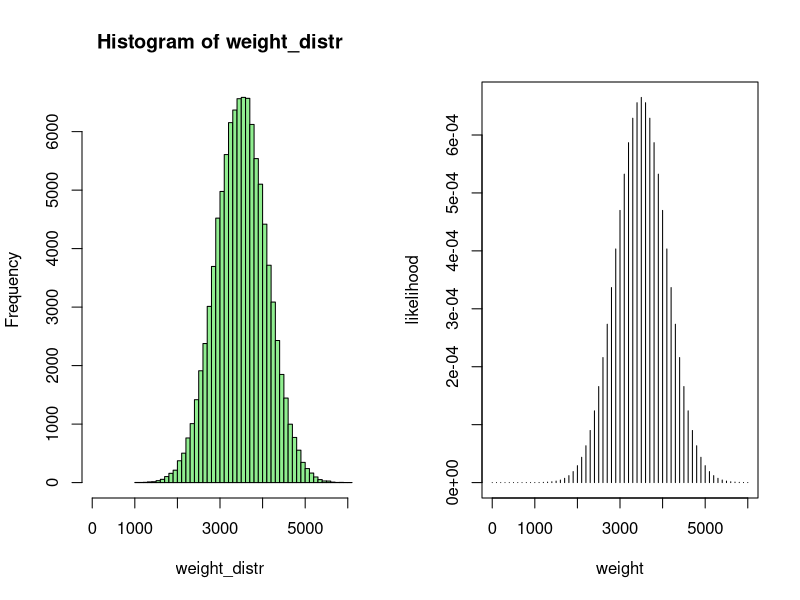
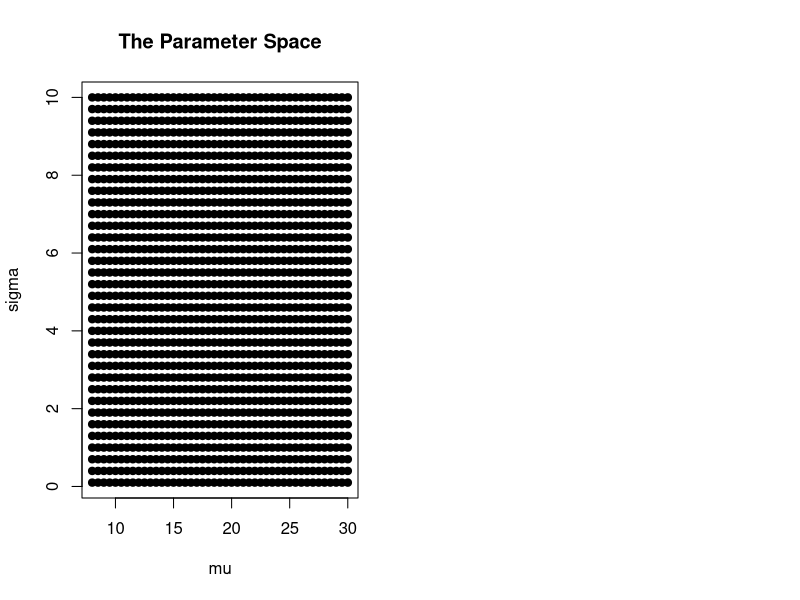

R code for these plots, in order: (Note: this script raises an error after producing the figures.)
#EXAMPLE TEMPERATURE NORMAL LAKE

temp <- c( 19, 23, 20, 17, 23 )
#f = 66, 73, 68, 63, 73

#Use the Normal distribution as a generative model for values centered about a mean value.
rnorm( n = 5, mean =  20, sd = 2 )

#use dnorm() to look at how likely an outcome is #given some fixed parameters
like <- dnorm( x = temp, mean = 20, sd = 2 )
like

#the results are the relative likelihoods of the data points.
#log likelihood
log(like)

###using rnorm & dnorm

# Assign mu and sigma
mu <- 3500
sigma <- 600

par(mfrow = c( 1,2 ) ) 
weight_distr <- rnorm(n = 100000, mean = mu, sd = sigma)
p1 <- hist(weight_distr, 60, xlim = c(0, 6000), col = "lightgreen")

# Create weight
weight <- seq(0, 6000, by = 100)

# Calculate likelihood
likelihood <- dnorm(weight, mu, sigma)

# Plot the distribution of weight
p2 <- plot( x = weight,
            y = likelihood,
            type = 'h' )


temp <- c( 19, 23, 20, 17, 23 )
mu <- seq( 8, 30, by = 0.5 )
sigma <- seq( 0.1, 10, by = 0.3 )
pars <- expand.grid( mu = mu, sigma = sigma )

plot(pars, pch = 19, main = 'The Parameter Space')

#the priors
pars$mu_prior <- dnorm( pars$mu, mean = 18, sd = 5 )
pars$sigma_prior <- dunif( pars$sigma, min = 0, max = 10 )
pars$prior <- pars$mu_prior * pars$sigma_prior
for( i in 1:nrow( pars ) ) {
  likelihoods <- dnorm( temp, pars$mu[i], pars$sigma[i])
  pars$likelihood[i] <- prod( likelihoods )
}

#calculate the posterior probability
pars$probability <- pars$likelihood * pars$prior
pars$probability <- pars$probability / sum( pars$probability )

summary( pars )

#Visualise
ggplot( pars, aes( x = mu, y = sigma,
                   fill = probability ) ) +
  geom_tile() +
  xlim( c( 10, 30 ) ) +
  ylim( c( 0, 10 ) ) +
  scale_fill_gradient(low="white", high="darkblue")

#BASED ON CERTAIN QUESTION
temp <- c( 19, 23, 20, 17, 23 )
mu <- seq( 8, 30, by = 0.5 )
sigma <- seq( 0.1, 10, by = 0.3 )
pars <- expand.grid( mu = mu, sigma = sigma )
#the priors
pars$mu_prior <- dnorm( pars$mu, mean = 18, sd = 5 )
pars$sigma_prior <- dunif( pars$sigma, min = 0, max = 10 )
pars$prior <- pars$mu_prior * pars$sigma_prior
for( i in 1:nrow( pars ) ) {
  likelihoods <- dnorm( temp, pars$mu[i], pars$sigma[i])
  pars$likelihood[i] <- prod( likelihoods )
}

#calculate the posterior probability
pars$probability <- pars$likelihood * pars$prior
pars$probability <- pars$probability / sum( pars$probability )

summary( pars )

#SAMPLE
sample_indices <- sample( 1:nrow( pars ), size = 10000,
                          replace = TRUE, prob = pars$probability )
head( sample_indices )

pars_sample <- pars[sample_indices, c( 'mu', 'sigma' ) ]
head( pars_sample )

#plot
ggplot( pars_sample, aes( x = mu ) ) +
  geom_histogram( bins = 38 ) +
  ggtitle( 'Histogram of Mean Temps Simulated Data' )

#What's a good confidence interval for the temp?
quantile(pars_sample$mu, c( 0.05, 0.95 ))

#What is the probability that the temp is 18 or greater on July 20th?
#feed in the simulated data
pred_temp <- data.frame( 
  'pred_temp' = rnorm( 10000, 
                       mean = pars_sample$mu,
                       sd = pars_sample$sigma ) )

ggplot( pred_temp, aes( x = pred_temp ) ) +
  geom_histogram( bins = 38 ) +
  ggtitle( 'Histogram of Mean Temps Predicted Data' ) +
  geom_vline( xintercept = 18, color = 'red' )

#The probability that the temp is >= 18:
sum( pred_temp >= 18 ) / length( pred_temp )




  
